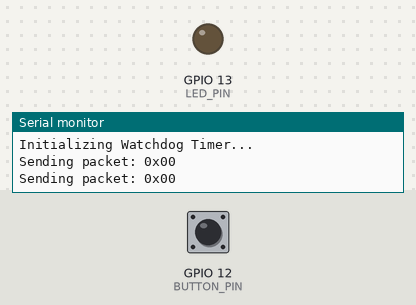
A sketch run on a simulated ESP32. Parts: output pins drawn as LEDs (lit = HIGH), the last lines printed to the serial monitor. The inputs (shaded band) are chosen by the test bench; at power-on: GPIO 12 (BUTTON_PIN) HIGH. No radio packets arrive unless stated.

Above: at 1.2 s.
1.3 s: GPIO 12 (BUTTON_PIN) pulled LOW for 0.15 s
At 1.38 s:
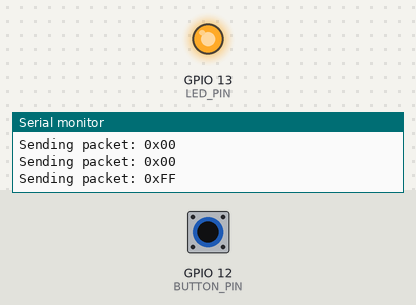
2.9 s: GPIO 12 (BUTTON_PIN) pulled LOW for 3.2 s
At 7.5 s:
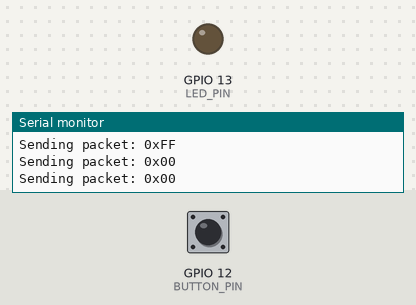
Timing chart, 0 to 9.0 s (numbered marks = the images above; inputs shaded):
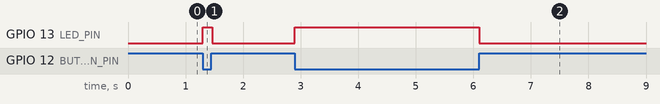

The sketch:

LoraSend_ArduinoIDE.ino
```cpp
#include <SPI.h>
#include <LoRa.h>
#include <esp_task_wdt.h> // Include the Watchdog Timer library for ESP32

// ----- Pin Definitions -----
// LoRa Module
#define ss 5
#define rst 1   // <-- Make sure this pin is correct, 1 is often TX
#define dio0 22

// E-Stop Button and LED
#define BUTTON_PIN 12 // Arbitrary pin for the button
#define LED_PIN 13    // Arbitrary pin for the LED

// ----- Timing Settings -----
#define HEARTBEAT_INTERVAL 500 // Send "chill" packet every 500ms
#define ESTOP_INTERVAL 100     // Send "stop" packet every 100ms (faster)
#define WDT_TIMEOUT 3          // 3-second watchdog timeout

// ----- Global Variables -----
unsigned long lastSendTime = 0; // Tracks the last time a packet was sent

void setup() {
  Serial.begin(115200);
  while (!Serial);
  Serial.println("LoRa E-Stop Sender");

  // --- Configure Button and LED ---
  // We use INPUT_PULLUP so the pin reads HIGH by default.
  // Connect the button from BUTTON_PIN to GND. No other resistor needed.
  pinMode(BUTTON_PIN, INPUT_PULLUP);
  // Set the LED pin as an output
  pinMode(LED_PIN, OUTPUT);
  digitalWrite(LED_PIN, LOW); // Start with LED off

  // --- Configure LoRa Module ---
  LoRa.setPins(ss, rst, dio0);
  while (!LoRa.begin(915E6)) {
    Serial.println(".");
    delay(500);
  }
  LoRa.setSyncWord(0xB);
  Serial.println("LoRa Initializing OK!");

  // --- Configure Watchdog Timer ---
  Serial.println("Initializing Watchdog Timer...");
  // Initialize WDT with a 3-second timeout and enable panic (reboot)
  esp_task_wdt_init(WDT_TIMEOUT, true);
  // Add the current task (this loop) to the WDT
  esp_task_wdt_add(NULL);
}

// Helper function to send the LoRa packet
void sendLoRaPacket(byte message) {
  Serial.print("Sending packet: 0x");
  if (message < 0x10) Serial.print("0"); // Add leading zero for 0x00
  Serial.println(message, HEX);

  LoRa.beginPacket();
  LoRa.write(message); // Use .write() for raw bytes
  LoRa.endPacket();
}

void loop() {
  // --- 1. Read the button state ---
  // digitalRead will be LOW when pressed because we used INPUT_PULLUP.
  bool isButtonPressed = (digitalRead(BUTTON_PIN) == LOW);

  // --- 2. Handle E-Stop (Button PRESSED) ---
  if (isButtonPressed) {
    digitalWrite(LED_PIN, HIGH); // Turn on the LED

    // Check if it's time to send the rapid-fire E-STOP packet
    if (millis() - lastSendTime > ESTOP_INTERVAL) {
      lastSendTime = millis();    // Reset the send timer
      sendLoRaPacket(0xFF);       // Send the "STOP" command
    }
  }
  // --- 3. Handle Heartbeat (Button NOT pressed) ---
  else {
    digitalWrite(LED_PIN, LOW); // Turn off the LED

    // Check if it's time to send the normal "CHILL" heartbeat
    if (millis() - lastSendTime > HEARTBEAT_INTERVAL) {
      lastSendTime = millis();    // Reset the send timer
      sendLoRaPacket(0x00);       // Send the "CHILL" command
    }
  }

  // --- 4. Feed the Watchdog ---
  // This line tells the WDT that the code is not frozen.
  // If this line doesn't run for 3 seconds, the ESP32 will reboot.
  esp_task_wdt_reset();
}
```

Measured:
- after the input at 1.3 s, GPIO 13 (LED_PIN): LOW → HIGH at once, → LOW 0.16 s later
- after the input at 2.9 s, GPIO 13 (LED_PIN): LOW → HIGH at once, → LOW 3.2 s later
